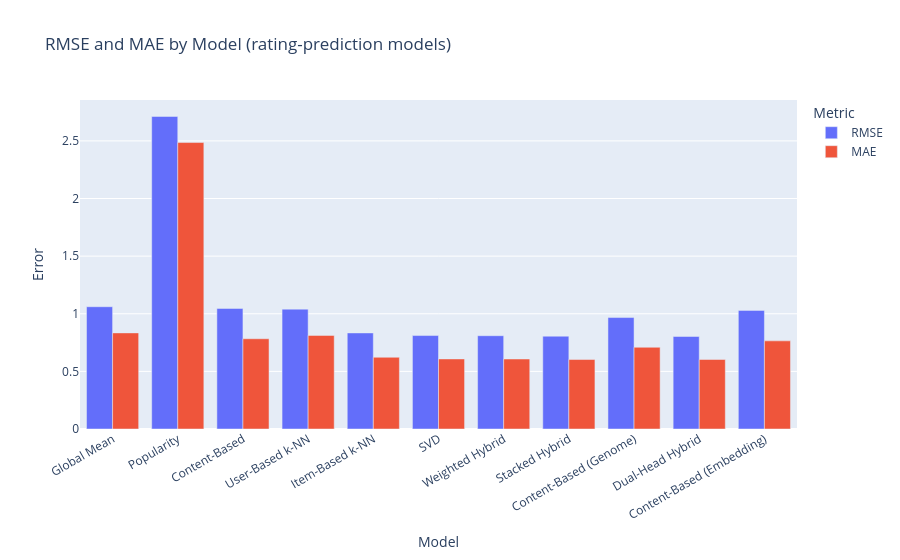
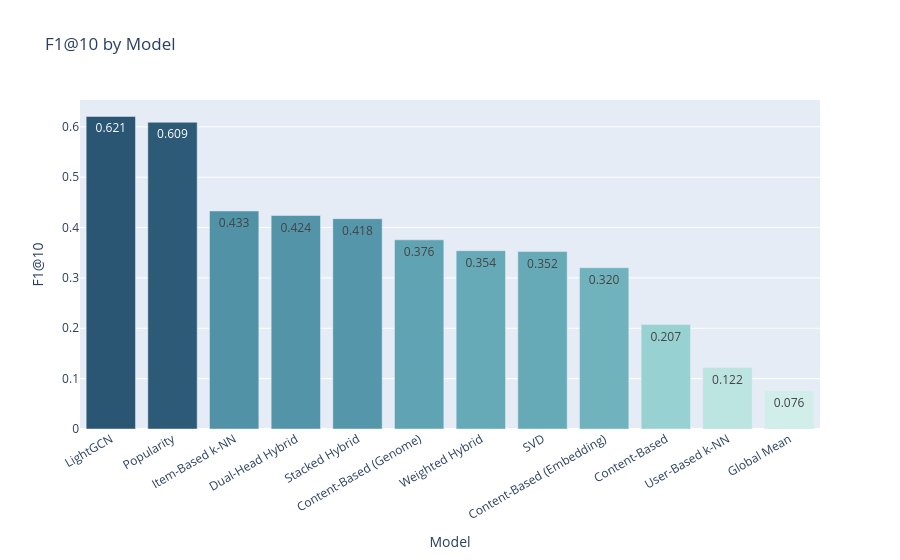

The notebook cell these images were saved under, in order:
### Markdown cell above
### Headline charts — RMSE/MAE and F1@10

### Code cell
dfp = board.reset_index()
rt = dfp.dropna(subset=["RMSE"])
fig = px.bar(rt.melt(id_vars="Model", value_vars=["RMSE", "MAE"]),
             x="Model", y="value", color="variable", barmode="group",
             title="RMSE and MAE by Model (rating-prediction models)",
             labels={"value": "Error", "variable": "Metric"})
fig.update_layout(xaxis_tickangle=-30)
save_fig(fig, "08_rmse_mae")

fig = px.bar(dfp.sort_values("F1@10", ascending=False), x="Model", y="F1@10",
             title="F1@10 by Model", color="F1@10", color_continuous_scale="Teal", text_auto=".3f")
fig.update_layout(coloraxis_showscale=False, xaxis_tickangle=-30)
save_fig(fig, "09_f1_at_10")

### Figure 1 — Plotly figure (JSON) as saved in the notebook; plotly's stock layout.template omitted (floating-point values rounded to 4 significant figures)
{"data": [{"alignmentgroup": "True", "hovertemplate": "Metric=RMSE<br>Model=%{x}<br>Error=%{y}<extra></extra>", "legendgroup": "RMSE", "marker": {"color": "#636efa", "pattern": {"shape": ""}}, "name": "RMSE", "offsetgroup": "RMSE", "orientation": "v", "showlegend": true, "textposition": "auto", "type": "bar", "x": ["Global Mean", "Popularity", "Content-Based", "User-Based k-NN", "Item-Based k-NN", "SVD", "Weighted Hybrid", "Stacked Hybrid", "Content-Based (Genome)", "Dual-Head Hybrid", "Content-Based (Embedding)"], "xaxis": "x", "y": [1.061, 2.712, 1.046, 1.04, 0.8336, 0.8108, 0.8095, 0.8054, 0.967, 0.8028, 1.029], "yaxis": "y"}, {"alignmentgroup": "True", "hovertemplate": "Metric=MAE<br>Model=%{x}<br>Error=%{y}<extra></extra>", "legendgroup": "MAE", "marker": {"color": "#EF553B", "pattern": {"shape": ""}}, "name": "MAE", "offsetgroup": "MAE", "orientation": "v", "showlegend": true, "textposition": "auto", "type": "bar", "x": ["Global Mean", "Popularity", "Content-Based", "User-Based k-NN", "Item-Based k-NN", "SVD", "Weighted Hybrid", "Stacked Hybrid", "Content-Based (Genome)", "Dual-Head Hybrid", "Content-Based (Embedding)"], "xaxis": "x", "y": [0.8339, 2.486, 0.7831, 0.8119, 0.6223, 0.608, 0.6074, 0.6029, 0.7091, 0.6031, 0.7647], "yaxis": "y"}], "layout": {"barmode": "group", "legend": {"title": {"text": "Metric"}, "tracegroupgap": 0}, "title": {"text": "RMSE and MAE by Model (rating-prediction models)"}, "xaxis": {"anchor": "y", "domain": [0, 1], "tickangle": -30, "title": {"text": "Model"}}, "yaxis": {"anchor": "x", "domain": [0, 1], "title": {"text": "Error"}}}}

### Figure 2 — Plotly figure (JSON) as saved in the notebook; plotly's stock layout.template omitted (floating-point values rounded to 4 significant figures)
{"data": [{"hovertemplate": "Model=%{x}<br>F1@10=%{marker.color}<extra></extra>", "legendgroup": "", "marker": {"color": [0.6206, 0.609, 0.4329, 0.4239, 0.4176, 0.3756, 0.3541, 0.3523, 0.3203, 0.2073, 0.1221, 0.0758], "coloraxis": "coloraxis", "pattern": {"shape": ""}}, "name": "", "orientation": "v", "showlegend": false, "textposition": "auto", "texttemplate": "%{y:.3f}", "type": "bar", "x": ["LightGCN", "Popularity", "Item-Based k-NN", "Dual-Head Hybrid", "Stacked Hybrid", "Content-Based (Genome)", "Weighted Hybrid", "SVD", "Content-Based (Embedding)", "Content-Based", "User-Based k-NN", "Global Mean"], "xaxis": "x", "y": [0.6206, 0.609, 0.4329, 0.4239, 0.4176, 0.3756, 0.3541, 0.3523, 0.3203, 0.2073, 0.1221, 0.0758], "yaxis": "y"}], "layout": {"barmode": "relative", "coloraxis": {"colorbar": {"title": {"text": "F1@10"}}, "colorscale": [[0, "rgb(209, 238, 234)"], [0.1667, "rgb(168, 219, 217)"], [0.3333, "rgb(133, 196, 201)"], [0.5, "rgb(104, 171, 184)"], [0.6667, "rgb(79, 144, 166)"], [0.8333, "rgb(59, 115, 143)"], [1, "rgb(42, 86, 116)"]], "showscale": false}, "legend": {"tracegroupgap": 0}, "title": {"text": "F1@10 by Model"}, "xaxis": {"anchor": "y", "domain": [0, 1], "tickangle": -30, "title": {"text": "Model"}}, "yaxis": {"anchor": "x", "domain": [0, 1], "title": {"text": "F1@10"}}}}
